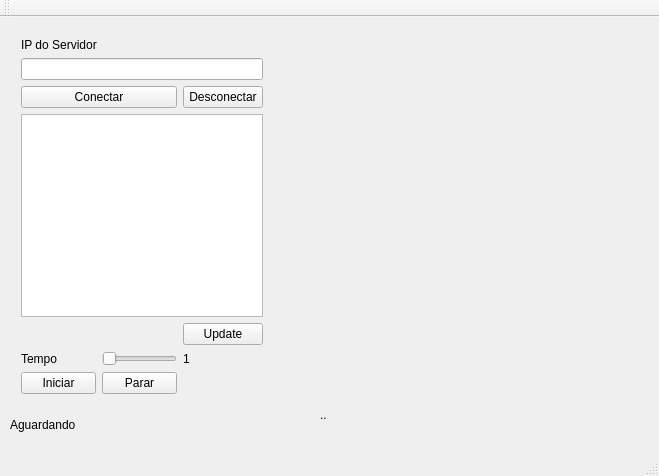
<?xml version="1.0" encoding="UTF-8"?>
<ui version="4.0">
 <class>MainWindow</class>
 <widget class="QMainWindow" name="MainWindow">
  <property name="geometry">
   <rect>
    <x>0</x>
    <y>0</y>
    <width>659</width>
    <height>476</height>
   </rect>
  </property>
  <property name="windowTitle">
   <string>MainWindow</string>
  </property>
  <widget class="QWidget" name="centralWidget">
   <widget class="QLabel" name="status">
    <property name="geometry">
     <rect>
      <x>10</x>
      <y>400</y>
      <width>81</width>
      <height>16</height>
     </rect>
    </property>
    <property name="text">
     <string>Aguardando</string>
    </property>
   </widget>
   <widget class="QLabel" name="inipar">
    <property name="geometry">
     <rect>
      <x>320</x>
      <y>390</y>
      <width>71</width>
      <height>16</height>
     </rect>
    </property>
    <property name="text">
     <string>..</string>
    </property>
   </widget>
   <widget class="Plotter" name="widget" native="true">
    <property name="geometry">
     <rect>
      <x>370</x>
      <y>90</y>
      <width>221</width>
      <height>221</height>
     </rect>
    </property>
   </widget>
   <widget class="QWidget" name="">
    <property name="geometry">
     <rect>
      <x>10</x>
      <y>10</y>
      <width>264</width>
      <height>378</height>
     </rect>
    </property>
    <layout class="QGridLayout" name="gridLayout">
     <item row="0" column="1" colspan="2">
      <widget class="QLabel" name="label">
       <property name="text">
        <string>IP do Servidor</string>
       </property>
      </widget>
     </item>
     <item row="1" column="1" colspan="4">
      <widget class="QLineEdit" name="Barraip"/>
     </item>
     <item row="2" column="1" colspan="2">
      <widget class="QPushButton" name="Conectar">
       <property name="text">
        <string>Conectar</string>
       </property>
      </widget>
     </item>
     <item row="2" column="3" colspan="2">
      <widget class="QPushButton" name="Desconectar">
       <property name="text">
        <string>Desconectar</string>
       </property>
      </widget>
     </item>
     <item row="3" column="1" colspan="4">
      <widget class="QTextBrowser" name="Listaip"/>
     </item>
     <item row="4" column="3" colspan="2">
      <widget class="QPushButton" name="pushButton_3">
       <property name="text">
        <string>Update</string>
       </property>
      </widget>
     </item>
     <item row="5" column="1">
      <widget class="QLabel" name="label_2">
       <property name="text">
        <string>Tempo</string>
       </property>
      </widget>
     </item>
     <item row="5" column="2">
      <widget class="QSlider" name="Barratime">
       <property name="minimum">
        <number>1</number>
       </property>
       <property name="orientation">
        <enum>Qt::Horizontal</enum>
       </property>
      </widget>
     </item>
     <item row="5" column="3">
      <widget class="QLabel" name="Tempo">
       <property name="text">
        <string>1</string>
       </property>
       <property name="margin">
        <number>0</number>
       </property>
      </widget>
     </item>
     <item row="7" column="2">
      <widget class="QPushButton" name="Parar">
       <property name="text">
        <string>Parar</string>
       </property>
      </widget>
     </item>
     <item row="7" column="1">
      <widget class="QPushButton" name="Iniciar">
       <property name="text">
        <string>Iniciar</string>
       </property>
      </widget>
     </item>
    </layout>
   </widget>
  </widget>
  <widget class="QMenuBar" name="menuBar">
   <property name="geometry">
    <rect>
     <x>0</x>
     <y>0</y>
     <width>659</width>
     <height>22</height>
    </rect>
   </property>
  </widget>
  <widget class="QToolBar" name="mainToolBar">
   <attribute name="toolBarArea">
    <enum>TopToolBarArea</enum>
   </attribute>
   <attribute name="toolBarBreak">
    <bool>false</bool>
   </attribute>
  </widget>
  <widget class="QStatusBar" name="statusBar"/>
 </widget>
 <layoutdefault spacing="6" margin="11"/>
 <customwidgets>
  <customwidget>
   <class>Plotter</class>
   <extends>QWidget</extends>
   <header>plotter.h</header>
   <container>1</container>
  </customwidget>
 </customwidgets>
 <resources/>
 <connections/>
</ui>
